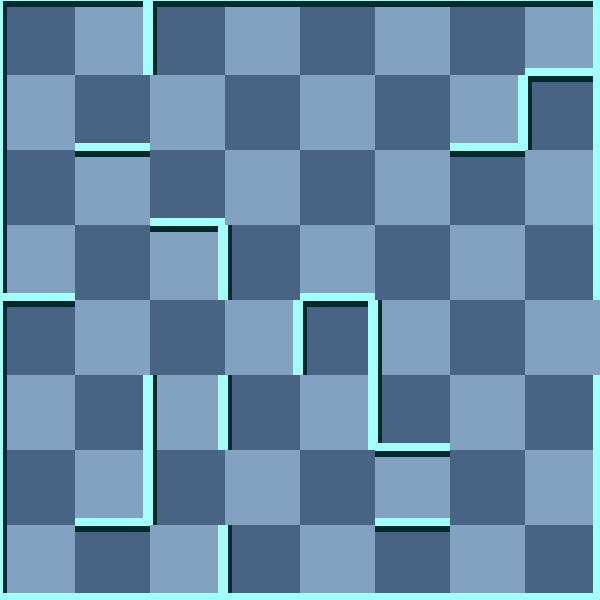

A level layout from a 2D game, rendered from its tile map. Below: a short description, then the map file with tile-grid data replaced by summaries:
An orthogonal 8x8 tile map with 75x75 px tiles, 2 tile layers (background, 块层 1) and 5 objects (2x Trap, Exit, Player, WhiteMummy).

<map version="1.0" orientation="orthogonal" width="8" height="8" tilewidth="75" tileheight="75">
 <tileset firstgid="1" name="wall" tilewidth="75" tileheight="75">
  <image source="gfx/wall.png" width="300" height="375" />
  <tile id="0">
   <properties>
    <property name="ValOfWall" value="0" />
   </properties>
  </tile>
  <tile id="1">
   <properties>
    <property name="ValOfWall" value="1" />
   </properties>
  </tile>
  <tile id="2">
   <properties>
    <property name="ValOfWall" value="2" />
   </properties>
  </tile>
  <tile id="3">
   <properties>
    <property name="ValOfWall" value="3" />
   </properties>
  </tile>
  <tile id="4">
   <properties>
    <property name="ValOfWall" value="4" />
   </properties>
  </tile>
  <tile id="5">
   <properties>
    <property name="ValOfWall" value="5" />
   </properties>
  </tile>
  <tile id="6">
   <properties>
    <property name="ValOfWall" value="6" />
   </properties>
  </tile>
  <tile id="7">
   <properties>
    <property name="ValOfWall" value="7" />
   </properties>
  </tile>
  <tile id="8">
   <properties>
    <property name="ValOfWall" value="8" />
   </properties>
  </tile>
  <tile id="9">
   <properties>
    <property name="ValOfWall" value="9" />
   </properties>
  </tile>
  <tile id="10">
   <properties>
    <property name="ValOfWall" value="10" />
   </properties>
  </tile>
  <tile id="11">
   <properties>
    <property name="ValOfWall" value="11" />
   </properties>
  </tile>
  <tile id="12">
   <properties>
    <property name="ValOfWall" value="12" />
   </properties>
  </tile>
  <tile id="13">
   <properties>
    <property name="ValOfWall" value="13" />
   </properties>
  </tile>
  <tile id="14">
   <properties>
    <property name="ValOfWall" value="14" />
   </properties>
  </tile>
  <tile id="15">
   <properties>
    <property name="ValOfWall" value="15" />
   </properties>
  </tile>
  <tile id="18">
   <properties>
    <property name="ValOfWall" value="-1" />
   </properties>
  </tile>
 </tileset>
 <layer name="background" width="8" height="8">
  <data>[64 cells, 64 non-empty, 2 distinct tile ids]</data>
 </layer>
 <layer name="块层 1" width="8" height="8">
  <data>[64 cells, 64 non-empty, 13 distinct tile ids]</data>
 </layer>
 <objectgroup name="对象层 1" width="8" height="8">
  <object name="Exit" x="600" y="300" />
  <object name="Player" x="375" y="150">
   <properties>
    <property name="value" value="1" />
   </properties>
  </object>
  <object name="WhiteMummy" x="375" y="300">
   <properties>
    <property name="value" value="21" />
   </properties>
  </object>
  <object name="Trap" x="0" y="0">
   <properties>
    <property name="value" value="9" />
   </properties>
  </object>
  <object name="Trap" x="75" y="525">
   <properties>
    <property name="value" value="8" />
   </properties>
  </object>
 </objectgroup>
</map>
